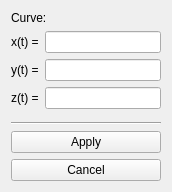
<?xml version="1.0" encoding="UTF-8"?>
<ui version="4.0">
 <class>Form</class>
 <widget class="QWidget" name="Form">
  <property name="geometry">
   <rect>
    <x>0</x>
    <y>0</y>
    <width>172</width>
    <height>192</height>
   </rect>
  </property>
  <property name="windowTitle">
   <string>Form</string>
  </property>
  <layout class="QVBoxLayout" name="verticalLayout">
   <item>
    <widget class="QLabel" name="label_4">
     <property name="text">
      <string>Curve:</string>
     </property>
    </widget>
   </item>
   <item>
    <layout class="QHBoxLayout" name="create_curve_layout">
     <item>
      <layout class="QVBoxLayout" name="verticalLayout_point1">
       <item>
        <layout class="QHBoxLayout" name="horizontalLayout">
         <item>
          <widget class="QLabel" name="label">
           <property name="text">
            <string>x(t) =</string>
           </property>
          </widget>
         </item>
         <item>
          <widget class="QLineEdit" name="curve_input_x"/>
         </item>
        </layout>
       </item>
       <item>
        <layout class="QHBoxLayout" name="horizontalLayout_2">
         <item>
          <widget class="QLabel" name="label_2">
           <property name="text">
            <string>y(t) =</string>
           </property>
          </widget>
         </item>
         <item>
          <widget class="QLineEdit" name="curve_input_y"/>
         </item>
        </layout>
       </item>
       <item>
        <layout class="QHBoxLayout" name="horizontalLayout_3">
         <item>
          <widget class="QLabel" name="label_3">
           <property name="text">
            <string>z(t) =</string>
           </property>
          </widget>
         </item>
         <item>
          <widget class="QLineEdit" name="curve_input_z"/>
         </item>
        </layout>
       </item>
      </layout>
     </item>
    </layout>
   </item>
   <item>
    <spacer name="verticalSpacer">
     <property name="orientation">
      <enum>Qt::Vertical</enum>
     </property>
     <property name="sizeHint" stdset="0">
      <size>
       <width>20</width>
       <height>40</height>
      </size>
     </property>
    </spacer>
   </item>
   <item>
    <widget class="Line" name="line">
     <property name="orientation">
      <enum>Qt::Horizontal</enum>
     </property>
    </widget>
   </item>
   <item>
    <widget class="QPushButton" name="applyButton">
     <property name="text">
      <string>Apply</string>
     </property>
    </widget>
   </item>
   <item>
    <widget class="QPushButton" name="cancelButton">
     <property name="text">
      <string>Cancel</string>
     </property>
    </widget>
   </item>
  </layout>
 </widget>
 <resources/>
 <connections/>
</ui>
